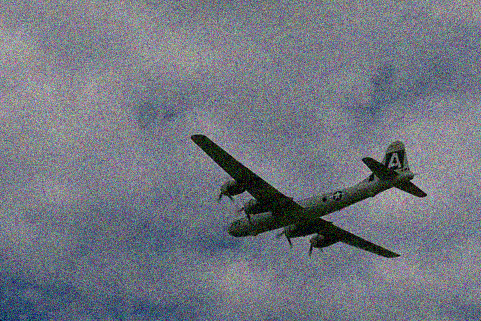
#> input picture data/noisy25/0000.png, 481 x 321 px
$ jupyter execute --allow-errors mean_median_wavelet.ipynb   (shell and % lines are left out)   (older library calls are emulated)
#> lines starting #> are read from the running program, lines starting #| are printed output that depends on the picture
[cell 1]
import numpy as np
import cv2
from matplotlib import pyplot as plt
from PIL import Image, ImageFilter
from skimage.metrics import structural_similarity as ssim

image = cv2.imread('data/noisy25/0000.png') # reads the image
#> image is the input picture: shape (321, 481, 3); mean B, G, R 128.8, 118.1, 113.4
image = cv2.cvtColor(image, cv2.COLOR_BGR2HSV) # convert to HSV
#> image: shape (321, 481, 3); mean H, S, V 98.2, 83.7, 142.6
figure_size = 9 # the dimension of the x and y axis of the kernal.
new_image = cv2.blur(image,(figure_size, figure_size))
#> new_image: shape (321, 481, 3); mean H, S, V 98.2, 83.7, 142.6
plt.figure(figsize=(11,6))
plt.subplot(121), plt.imshow(cv2.cvtColor(image, cv2.COLOR_HSV2RGB)),plt.title('Original')
plt.xticks([]), plt.yticks([])
plt.subplot(122), plt.imshow(cv2.cvtColor(new_image, cv2.COLOR_HSV2RGB)),plt.title('Mean filter')
plt.xticks([]), plt.yticks([])
plt.show()
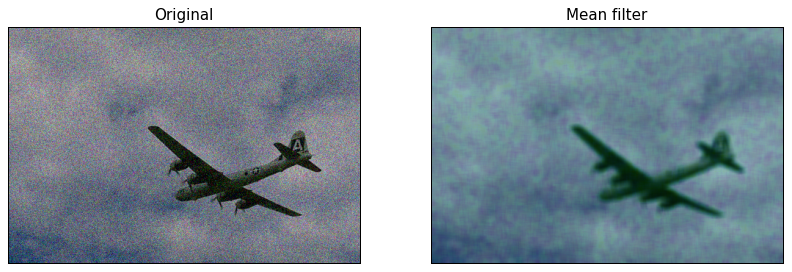
#> figure drawn by matplotlib, 2 panels

[cell 2]
def mse(imageA, imageB):
    # the 'Mean Squared Error' between the two images is the
    # sum of the squared difference between the two images;
    # NOTE: the two images must have the same dimension
    err = np.sum((imageA.astype("float") - imageB.astype("float")) ** 2)
    err /= float(imageA.shape[0] * imageA.shape[1])

    return err
def compare_images(imageA, imageB, title):
    # compute the mean squared error and structural similarity
    # index for the images
    m = mse(imageA, imageB)
    s = ssim(imageA, imageB)
    # setup the figure
    fig = plt.figure(title)
    plt.suptitle("MSE: %.2f, SSIM: %.2f" % (m, s))
    # show first image
    ax = fig.add_subplot(1, 2, 1)
    plt.imshow(imageA, cmap = plt.cm.gray)
    plt.axis("off")
    # show the second image
    ax = fig.add_subplot(1, 2, 2)
    plt.imshow(imageB, cmap = plt.cm.gray)
    plt.axis("off")
    # show the images
    plt.show()

[cell 3]
# The image will first be converted to grayscale
image2 = cv2.cvtColor(image, cv2.COLOR_HSV2BGR)
image2 = cv2.cvtColor(image2, cv2.COLOR_BGR2GRAY)
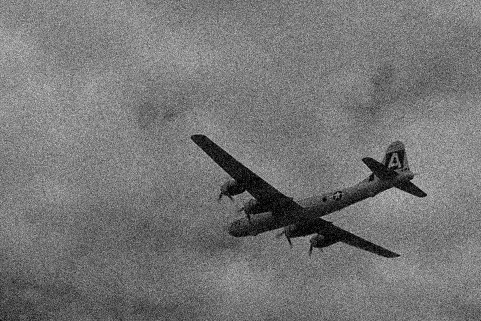
#> image2: shape (321, 481); min 0, max 216, mean 117.5
figure_size = 9
new_image = cv2.blur(image2,(figure_size, figure_size))
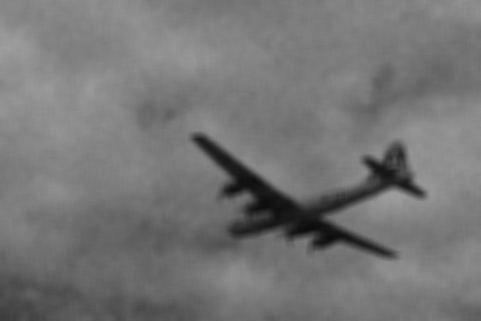
#> new_image: shape (321, 481); min 12, max 158, mean 117.5
plt.figure(figsize=(11,6))
plt.subplot(121), plt.imshow(image2, cmap='gray'),plt.title('Original')
plt.xticks([]), plt.yticks([])
plt.subplot(122), plt.imshow(new_image, cmap='gray'),plt.title('Mean filter')
plt.xticks([]), plt.yticks([])
plt.show()
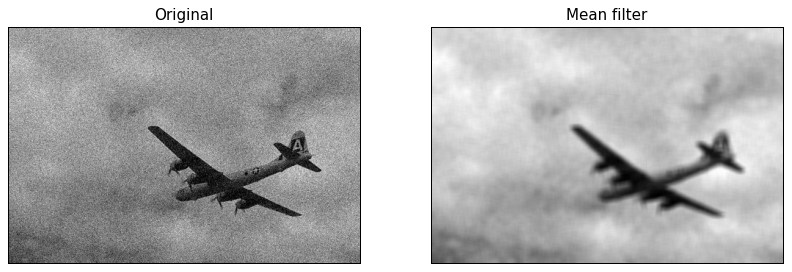
#> figure drawn by matplotlib, 2 panels

[cell 4]
compare_images(image2, new_image, "Original vs. Denoise")
#> in mse, `err = np.sum((imageA.astype("float") - imageB.astype("float")) ** 2)`: err = 49003774
#> in mse, `err /= float(imageA.shape[0] * imageA.shape[1])`: err = 317.4
#> in compare_images, `s = ssim(imageA, imageB)`: s = 0.208

[cell 5]
new_image = cv2.medianBlur(image, figure_size)
#> new_image: shape (321, 481, 3); mean H, S, V 102.1, 82.5, 141.9
plt.figure(figsize=(11,6))
plt.subplot(121), plt.imshow(cv2.cvtColor(image, cv2.COLOR_HSV2RGB)),plt.title('Original')
plt.xticks([]), plt.yticks([])
plt.subplot(122), plt.imshow(cv2.cvtColor(new_image, cv2.COLOR_HSV2RGB)),plt.title('Median Filter')
plt.xticks([]), plt.yticks([])
plt.show()

[cell 6]
new_image = cv2.medianBlur(image2, figure_size)
#> new_image: shape (321, 481)
plt.figure(figsize=(11,6))
plt.subplot(121), plt.imshow(image2, cmap='gray'),plt.title('Original')
plt.xticks([]), plt.yticks([])
plt.subplot(122), plt.imshow(new_image, cmap='gray'),plt.title('Median Filter')
plt.xticks([]), plt.yticks([])
plt.show()

[cell 7]
compare_images(image2, new_image, "Original vs. Denoise")

[cell 8]
from skimage.restoration import denoise_wavelet
sigma=0.05
new_image = denoise_wavelet(image2, sigma=sigma, wavelet='sym4', multichannel=False)
plt.figure(figsize=(11,6))
plt.subplot(121), plt.imshow(image2, cmap='gray'),plt.title('Original')
plt.xticks([]), plt.yticks([])
plt.subplot(122), plt.imshow(new_image, cmap='gray'),plt.title('Wavelet Filter')
plt.xticks([]), plt.yticks([])
plt.show()

#> (a cell that did not finish here is left out)

$ run again, with data/noisy25/0001.png copied over data/noisy25/0000.png
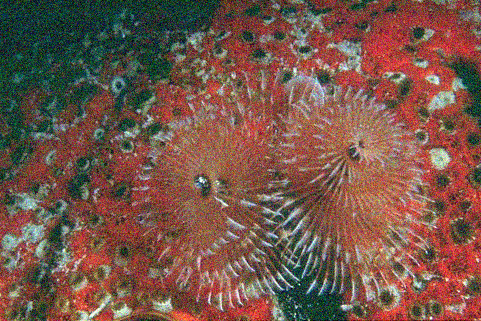
#> input picture data/noisy25/0001.png, 481 x 321 px
#> image is the input picture: shape (321, 481, 3); mean B, G, R 73.7, 86, 118.6
#> image: shape (321, 481, 3); mean H, S, V 71.8, 140.4, 130.7
#> `plt.show()`:
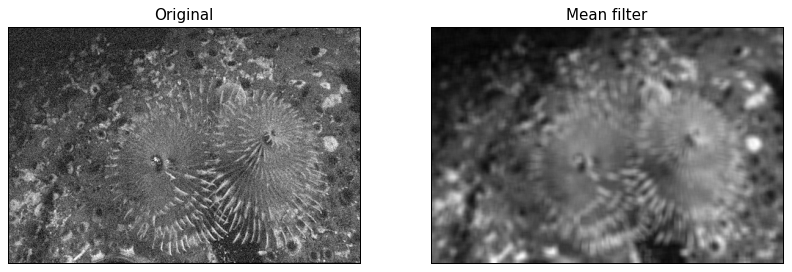
#> figure drawn by matplotlib, 2 panels
#> in mse, `err = np.sum((imageA.astype("float") - imageB.astype("float")) ** 2)`: err = 92361320
#> in mse, `err /= float(imageA.shape[0] * imageA.shape[1])`: err = 598.2
#> s = 0.22
#> `plt.show()`:
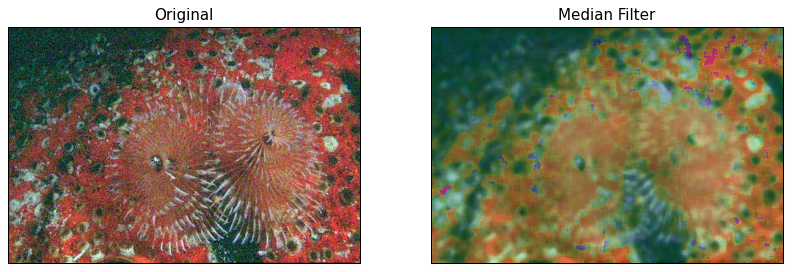
#> figure drawn by matplotlib, 2 panels

$ run again, with data/noisy25/0002.png copied over data/noisy25/0000.png
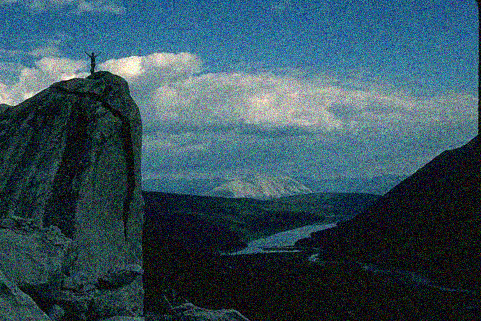
#> input picture data/noisy25/0002.png, 481 x 321 px
#> image is the input picture: shape (321, 481, 3); mean B, G, R 91.2, 79.4, 52.5
#> image: shape (321, 481, 3); mean H, S, V 92.2, 164.7, 102.3
#> `new_image = cv2.blur(image2,(figure_size, figure_size))`:
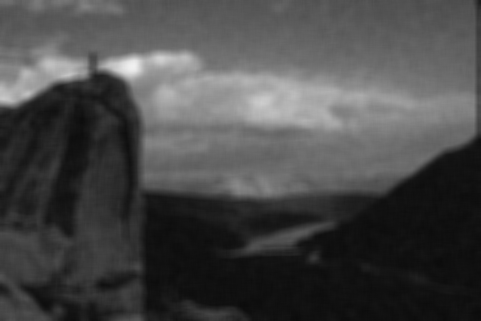
#> new_image: shape (321, 481); min 11, max 241, mean 72.4
#> `plt.show()`:
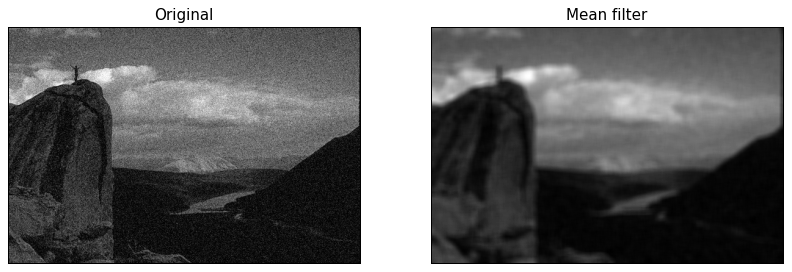
#> figure drawn by matplotlib, 2 panels
#> in mse, `err = np.sum((imageA.astype("float") - imageB.astype("float")) ** 2)`: err = 47283532
#> in mse, `err /= float(imageA.shape[0] * imageA.shape[1])`: err = 306.2
#> s = 0.252

$ run again, with data/noisy25/0003.png copied over data/noisy25/0000.png
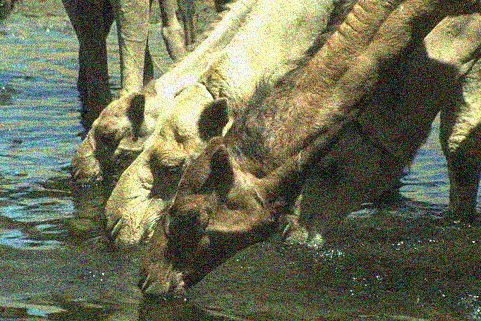
#> input picture data/noisy25/0003.png, 481 x 321 px
#> image is the input picture: shape (321, 481, 3); mean B, G, R 83.7, 111, 108.1
#> image: shape (321, 481, 3); mean H, S, V 61.5, 121.4, 127.1
#> `plt.show()`:
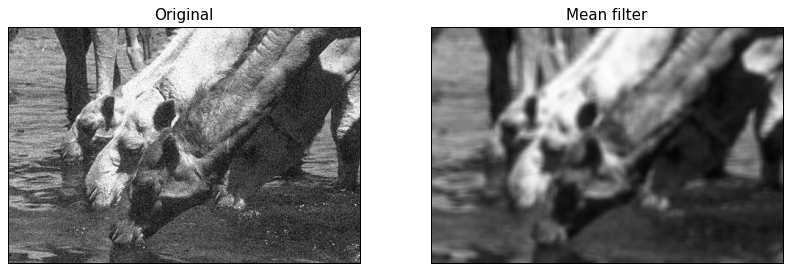
#> figure drawn by matplotlib, 2 panels
#> in mse, `err = np.sum((imageA.astype("float") - imageB.astype("float")) ** 2)`: err = 87092150
#> in mse, `err /= float(imageA.shape[0] * imageA.shape[1])`: err = 564.1
#> s = 0.269
#> `plt.show()`:
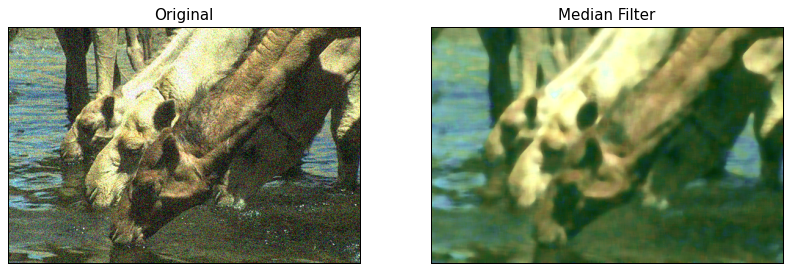
#> figure drawn by matplotlib, 2 panels
